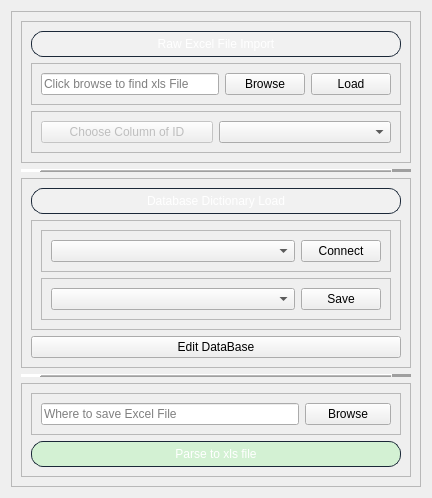
      <widget class="QWidget" name="xlsRawImport_Page">
       <layout class="QHBoxLayout" name="horizontalLayout_3">
        <item>
         <widget class="QFrame" name="xlsRawFileImport_Frame">
          <property name="frameShape">
           <enum>QFrame::StyledPanel</enum>
          </property>
          <property name="frameShadow">
           <enum>QFrame::Raised</enum>
          </property>
          <layout class="QVBoxLayout" name="verticalLayout_2">
           <item>
            <widget class="QFrame" name="xlsRawFileImport_MainFrame">
             <property name="frameShape">
              <enum>QFrame::StyledPanel</enum>
             </property>
             <property name="frameShadow">
              <enum>QFrame::Raised</enum>
             </property>
             <layout class="QVBoxLayout" name="verticalLayout_9">
              <item>
               <widget class="QPushButton" name="xlsRawFileImport_LabelButton">
                <property name="enabled">
                 <bool>false</bool>
                </property>
                <property name="styleSheet">
                 <string notr="true">QPushButton {
    background-color: rgba(255,255,255,30); /* Steam's Button Background Color */
    color: #ffffff; /* White text for buttons */
    border: 1px solid #1b2838;
    border-radius: 12px;
    padding: 5px 10px;
}</string>
                </property>
                <property name="text">
                 <string>Raw Excel File Import</string>
                </property>
                <property name="icon">
                 <iconset resource="resources/icons.qrc">
                  <normaloff>:/file_open/icons/icons8-excel.svg</normaloff>:/file_open/icons/icons8-excel.svg</iconset>
                </property>
               </widget>
              </item>
              <item>
               <widget class="QFrame" name="xlsRawFileBrowseFrame">
                <property name="sizePolicy">
                 <sizepolicy hsizetype="Preferred" vsizetype="Preferred">
                  <horstretch>0</horstretch>
                  <verstretch>2</verstretch>
                 </sizepolicy>
                </property>
                <property name="frameShape">
                 <enum>QFrame::StyledPanel</enum>
                </property>
                <property name="frameShadow">
                 <enum>QFrame::Raised</enum>
                </property>
                <layout class="QHBoxLayout" name="horizontalLayout">
                 <item>
                  <widget class="QLineEdit" name="xlsRawFilePath_Line">
                   <property name="enabled">
                    <bool>true</bool>
                   </property>
                   <property name="sizePolicy">
                    <sizepolicy hsizetype="Minimum" vsizetype="Fixed">
                     <horstretch>6</horstretch>
                     <verstretch>0</verstretch>
                    </sizepolicy>
                   </property>
                   <property name="text">
                    <string/>
                   </property>
                   <property name="readOnly">
                    <bool>true</bool>
                   </property>
                   <property name="placeholderText">
                    <string>Click browse to find xls File</string>
                   </property>
                  </widget>
                 </item>
                 <item>
                  <widget class="QPushButton" name="xlsRawFilePathBrowse_Button">
                   <property name="sizePolicy">
                    <sizepolicy hsizetype="Preferred" vsizetype="Fixed">
                     <horstretch>2</horstretch>
                     <verstretch>0</verstretch>
                    </sizepolicy>
                   </property>
                   <property name="styleSheet">
                    <string notr="true">.material-icons.orange600 { color: #FB8C00; }</string>
                   </property>
                   <property name="text">
                    <string>Browse</string>
                   </property>
                   <property name="icon">
                    <iconset resource="resources/icons.qrc">
                     <normaloff>:/file_open/icons/icons8-open-file.svg</normaloff>:/file_open/icons/icons8-open-file.svg</iconset>
                   </property>
                  </widget>
                 </item>
                 <item>
                  <widget class="QPushButton" name="xlsRawFilePathLoad_Button">
                   <property name="sizePolicy">
                    <sizepolicy hsizetype="Preferred" vsizetype="Fixed">
                     <horstretch>2</horstretch>
                     <verstretch>0</verstretch>
                    </sizepolicy>
                   </property>
                   <property name="text">
                    <string>Load</string>
                   </property>
                   <property name="icon">
                    <iconset resource="resources/icons.qrc">
                     <normaloff>:/file_open/icons/icons8-download-60.png</normaloff>:/file_open/icons/icons8-download-60.png</iconset>
                   </property>
                  </widget>
                 </item>
                </layout>
               </widget>
              </item>
              <item>
               <widget class="QFrame" name="columnChoose_Frame">
                <property name="frameShape">
                 <enum>QFrame::StyledPanel</enum>
                </property>
                <property name="frameShadow">
                 <enum>QFrame::Raised</enum>
                </property>
                <layout class="QHBoxLayout" name="horizontalLayout_8">
                 <item>
                  <widget class="QPushButton" name="coulumnChoose_LabelButton">
                   <property name="enabled">
                    <bool>false</bool>
                   </property>
                   <property name="text">
                    <string>Choose Column of ID</string>
                   </property>
                  </widget>
                 </item>
                 <item>
                  <widget class="QComboBox" name="columnList_ComboBox"/>
                 </item>
                </layout>
               </widget>
              </item>
             </layout>
            </widget>
           </item>
           <item>
            <widget class="Line" name="line_2">
             <property name="frameShadow">
              <enum>QFrame::Raised</enum>
             </property>
             <property name="lineWidth">
              <number>20</number>
             </property>
             <property name="midLineWidth">
              <number>1</number>
             </property>
             <property name="orientation">
              <enum>Qt::Horizontal</enum>
             </property>
            </widget>
           </item>
           <item>
            <widget class="QFrame" name="databaseLoad_MainFrame">
             <property name="sizePolicy">
              <sizepolicy hsizetype="Preferred" vsizetype="Preferred">
               <horstretch>0</horstretch>
               <verstretch>2</verstretch>
              </sizepolicy>
             </property>
             <property name="frameShape">
              <enum>QFrame::StyledPanel</enum>
             </property>
             <property name="frameShadow">
              <enum>QFrame::Raised</enum>
             </property>
             <layout class="QVBoxLayout" name="verticalLayout_3">
              <item>
               <widget class="QPushButton" name="databaseBrowse_LabelButton">
                <property name="enabled">
                 <bool>false</bool>
                </property>
                <property name="sizePolicy">
                 <sizepolicy hsizetype="Minimum" vsizetype="Fixed">
                  <horstretch>0</horstretch>
                  <verstretch>1</verstretch>
                 </sizepolicy>
                </property>
                <property name="styleSheet">
                 <string notr="true">QPushButton {
    background-color: rgba(255,255,255,30); /* Steam's Button Background Color */
    color: #ffffff; /* White text for buttons */
    border: 1px solid #1b2838;
    border-radius: 12px;
    padding: 5px 10px;
}</string>
                </property>
                <property name="text">
                 <string>Database Dictionary Load</string>
                </property>
                <property name="icon">
                 <iconset resource="resources/icons.qrc">
                  <normaloff>:/file_open/icons/icons8-json-file-100.png</normaloff>:/file_open/icons/icons8-json-file-100.png</iconset>
                </property>
                <property name="iconSize">
                 <size>
                  <width>25</width>
                  <height>25</height>
                 </size>
                </property>
               </widget>
              </item>
              <item>
               <widget class="QFrame" name="databaseConnect_Frame">
                <property name="sizePolicy">
                 <sizepolicy hsizetype="Preferred" vsizetype="Preferred">
                  <horstretch>0</horstretch>
                  <verstretch>5</verstretch>
                 </sizepolicy>
                </property>
                <property name="frameShape">
                 <enum>QFrame::StyledPanel</enum>
                </property>
                <property name="frameShadow">
                 <enum>QFrame::Raised</enum>
                </property>
                <layout class="QVBoxLayout" name="verticalLayout_4">
                 <item>
                  <widget class="QFrame" name="databaseBrowse_Frame">
                   <property name="sizePolicy">
                    <sizepolicy hsizetype="Preferred" vsizetype="Preferred">
                     <horstretch>0</horstretch>
                     <verstretch>2</verstretch>
                    </sizepolicy>
                   </property>
                   <property name="frameShape">
                    <enum>QFrame::StyledPanel</enum>
                   </property>
                   <property name="frameShadow">
                    <enum>QFrame::Raised</enum>
                   </property>
                   <layout class="QHBoxLayout" name="horizontalLayout_5">
                    <item>
                     <widget class="QComboBox" name="DatabaseChoice_ComboBox">
                      <property name="sizePolicy">
                       <sizepolicy hsizetype="Preferred" vsizetype="Fixed">
                        <horstretch>8</horstretch>
                        <verstretch>0</verstretch>
                       </sizepolicy>
                      </property>
                      <property name="placeholderText">
                       <string>Choose a DataBase, then click connect</string>
                      </property>
                     </widget>
                    </item>
                    <item>
                     <widget class="QPushButton" name="DatabaseConnect_Button">
                      <property name="sizePolicy">
                       <sizepolicy hsizetype="Preferred" vsizetype="Fixed">
                        <horstretch>1</horstretch>
                        <verstretch>0</verstretch>
                       </sizepolicy>
                      </property>
                      <property name="text">
                       <string>Connect</string>
                      </property>
                      <property name="icon">
                       <iconset resource="resources/icons.qrc">
                        <normaloff>:/file_open/icons/icons8-connect-100.png</normaloff>:/file_open/icons/icons8-connect-100.png</iconset>
                      </property>
                     </widget>
                    </item>
                   </layout>
                  </widget>
                 </item>
                 <item>
                  <widget class="QFrame" name="tableBrowse_Frame">
                   <property name="sizePolicy">
                    <sizepolicy hsizetype="Preferred" vsizetype="Preferred">
                     <horstretch>0</horstretch>
                     <verstretch>2</verstretch>
                    </sizepolicy>
                   </property>
                   <property name="frameShape">
                    <enum>QFrame::StyledPanel</enum>
                   </property>
                   <property name="frameShadow">
                    <enum>QFrame::Raised</enum>
                   </property>
                   <layout class="QHBoxLayout" name="horizontalLayout_6">
                    <item>
                     <widget class="QComboBox" name="TableChoice_ComboBox">
                      <property name="sizePolicy">
                       <sizepolicy hsizetype="Preferred" vsizetype="Fixed">
                        <horstretch>8</horstretch>
                        <verstretch>0</verstretch>
                       </sizepolicy>
                      </property>
                      <property name="placeholderText">
                       <string>Choose a Table</string>
                      </property>
                     </widget>
                    </item>
                    <item>
                     <widget class="QPushButton" name="DatabaseConnectionSave_Button">
                      <property name="sizePolicy">
                       <sizepolicy hsizetype="Preferred" vsizetype="Fixed">
                        <horstretch>1</horstretch>
                        <verstretch>0</verstretch>
                       </sizepolicy>
                      </property>
                      <property name="text">
                       <string>Save</string>
                      </property>
                      <property name="icon">
                       <iconset resource="resources/icons.qrc">
                        <normaloff>:/file_open/icons/icons8-save-100.png</normaloff>:/file_open/icons/icons8-save-100.png</iconset>
                      </property>
                     </widget>
                    </item>
                   </layout>
                  </widget>
                 </item>
                </layout>
               </widget>
              </item>
              <item>
               <widget class="QPushButton" name="databaseEdit_Button">
                <property name="sizePolicy">
                 <sizepolicy hsizetype="Minimum" vsizetype="Fixed">
                  <horstretch>0</horstretch>
                  <verstretch>1</verstretch>
                 </sizepolicy>
                </property>
                <property name="text">
                 <string>Edit DataBase</string>
                </property>
                <property name="icon">
                 <iconset resource="resources/icons.qrc">
                  <normaloff>:/file_open/icons/icons8-database-100.png</normaloff>:/file_open/icons/icons8-database-100.png</iconset>
                </property>
                <property name="iconSize">
                 <size>
                  <width>30</width>
                  <height>30</height>
                 </size>
                </property>
               </widget>
              </item>
             </layout>
            </widget>
           </item>
           <item>
            <widget class="Line" name="line_3">
             <property name="frameShadow">
              <enum>QFrame::Raised</enum>
             </property>
             <property name="lineWidth">
              <number>20</number>
             </property>
             <property name="midLineWidth">
              <number>1</number>
             </property>
             <property name="orientation">
              <enum>Qt::Horizontal</enum>
             </property>
            </widget>
           </item>
           <item>
            <widget class="QFrame" name="xlsParsedFile_MainFrame">
             <property name="sizePolicy">
              <sizepolicy hsizetype="Preferred" vsizetype="Preferred">
               <horstretch>0</horstretch>
               <verstretch>1</verstretch>
              </sizepolicy>
             </property>
             <property name="frameShape">
              <enum>QFrame::StyledPanel</enum>
             </property>
             <property name="frameShadow">
              <enum>QFrame::Raised</enum>
             </property>
             <layout class="QVBoxLayout" name="verticalLayout_8">
              <item>
               <widget class="QFrame" name="xlsParsedFileBrowseFrame">
                <property name="sizePolicy">
                 <sizepolicy hsizetype="Preferred" vsizetype="Preferred">
                  <horstretch>0</horstretch>
                  <verstretch>2</verstretch>
                 </sizepolicy>
                </property>
                <property name="frameShape">
                 <enum>QFrame::StyledPanel</enum>
                </property>
                <property name="frameShadow">
                 <enum>QFrame::Raised</enum>
                </property>
                <layout class="QHBoxLayout" name="horizontalLayout_7">
                 <item>
                  <widget class="QLineEdit" name="xlsParsedFilePath_Line">
                   <property name="enabled">
                    <bool>true</bool>
                   </property>
                   <property name="sizePolicy">
                    <sizepolicy hsizetype="Minimum" vsizetype="Fixed">
                     <horstretch>6</horstretch>
                     <verstretch>0</verstretch>
                    </sizepolicy>
                   </property>
                   <property name="text">
                    <string/>
                   </property>
                   <property name="readOnly">
                    <bool>true</bool>
                   </property>
                   <property name="placeholderText">
                    <string>Where to save Excel File</string>
                   </property>
                  </widget>
                 </item>
                 <item>
                  <widget class="QPushButton" name="xlsParsedFilePathBrowse_Button">
                   <property name="sizePolicy">
                    <sizepolicy hsizetype="Preferred" vsizetype="Fixed">
                     <horstretch>2</horstretch>
                     <verstretch>0</verstretch>
                    </sizepolicy>
                   </property>
                   <property name="styleSheet">
                    <string notr="true">.material-icons.orange600 { color: #FB8C00; }</string>
                   </property>
                   <property name="text">
                    <string>Browse</string>
                   </property>
                   <property name="icon">
                    <iconset resource="resources/icons.qrc">
                     <normaloff>:/file_open/icons/icons8-open-file.svg</normaloff>:/file_open/icons/icons8-open-file.svg</iconset>
                   </property>
                  </widget>
                 </item>
                </layout>
               </widget>
              </item>
              <item>
               <widget class="QPushButton" name="parseToXlsFile_Button">
                <property name="styleSheet">
                 <string notr="true">QPushButton {
    background-color: rgba(0,255,0,30); /* Steam's Button Background Color */
    color: #ffffff; /* White text for buttons */
    border: 1px solid #1b2838;
    border-radius: 12px;
    padding: 5px 10px;
}

QPushButton:hover {
    background-color: rgba(120,120,120,30); /* Darker shade on hover */
}

QPushButton:pressed {
    background-color: #122031; /* Darker shade when pressed */
}</string>
                </property>
                <property name="text">
                 <string>Parse to xls file</string>
                </property>
                <property name="icon">
                 <iconset resource="resources/icons.qrc">
                  <normaloff>:/file_open/icons/icons8-export-excel-100.png</normaloff>:/file_open/icons/icons8-export-excel-100.png</iconset>
                </property>
                <property name="iconSize">
                 <size>
                  <width>20</width>
                  <height>20</height>
                 </size>
                </property>
               </widget>
              </item>
             </layout>
            </widget>
           </item>
          </layout>
         </widget>
        </item>
       </layout>
      </widget>
